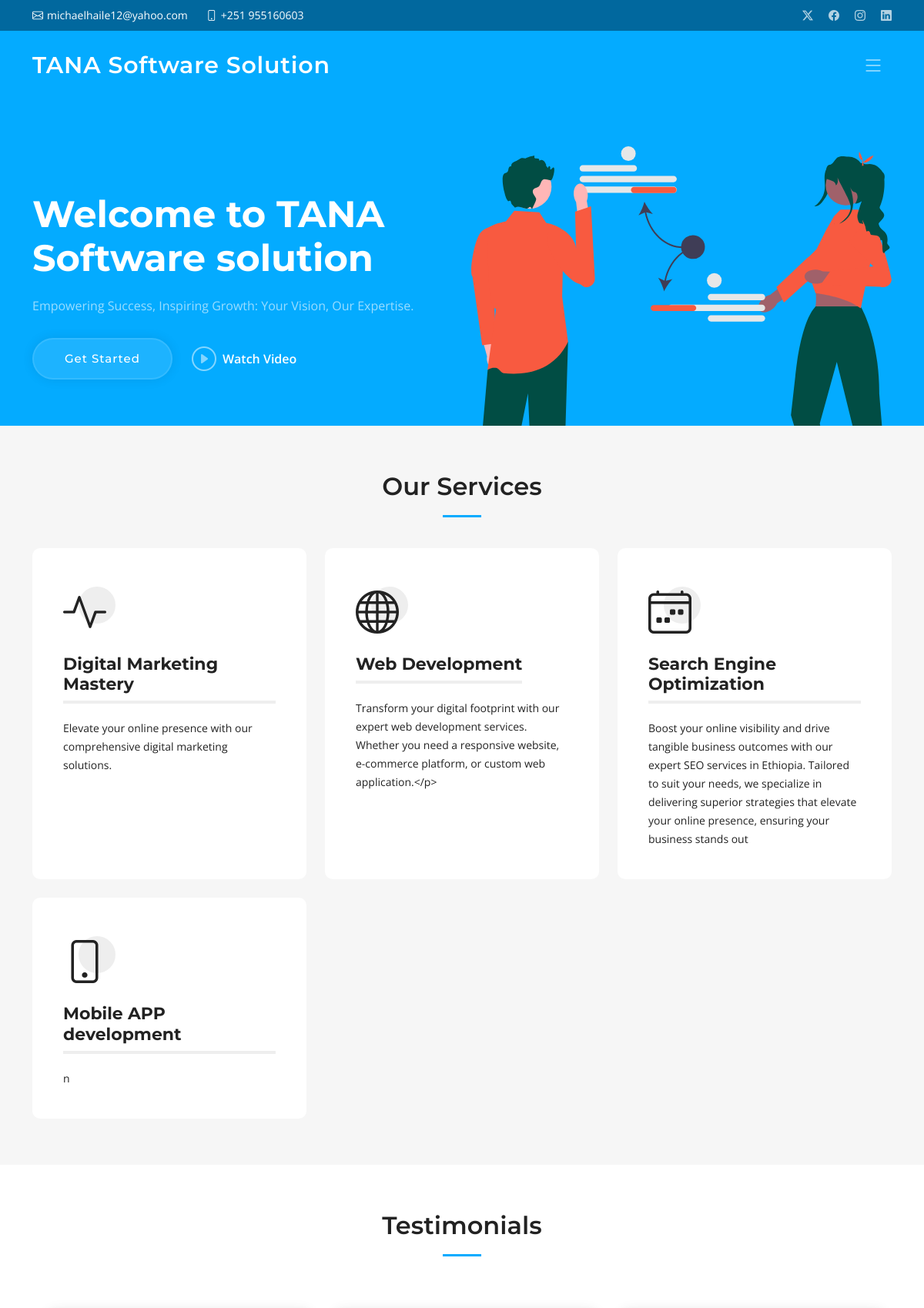
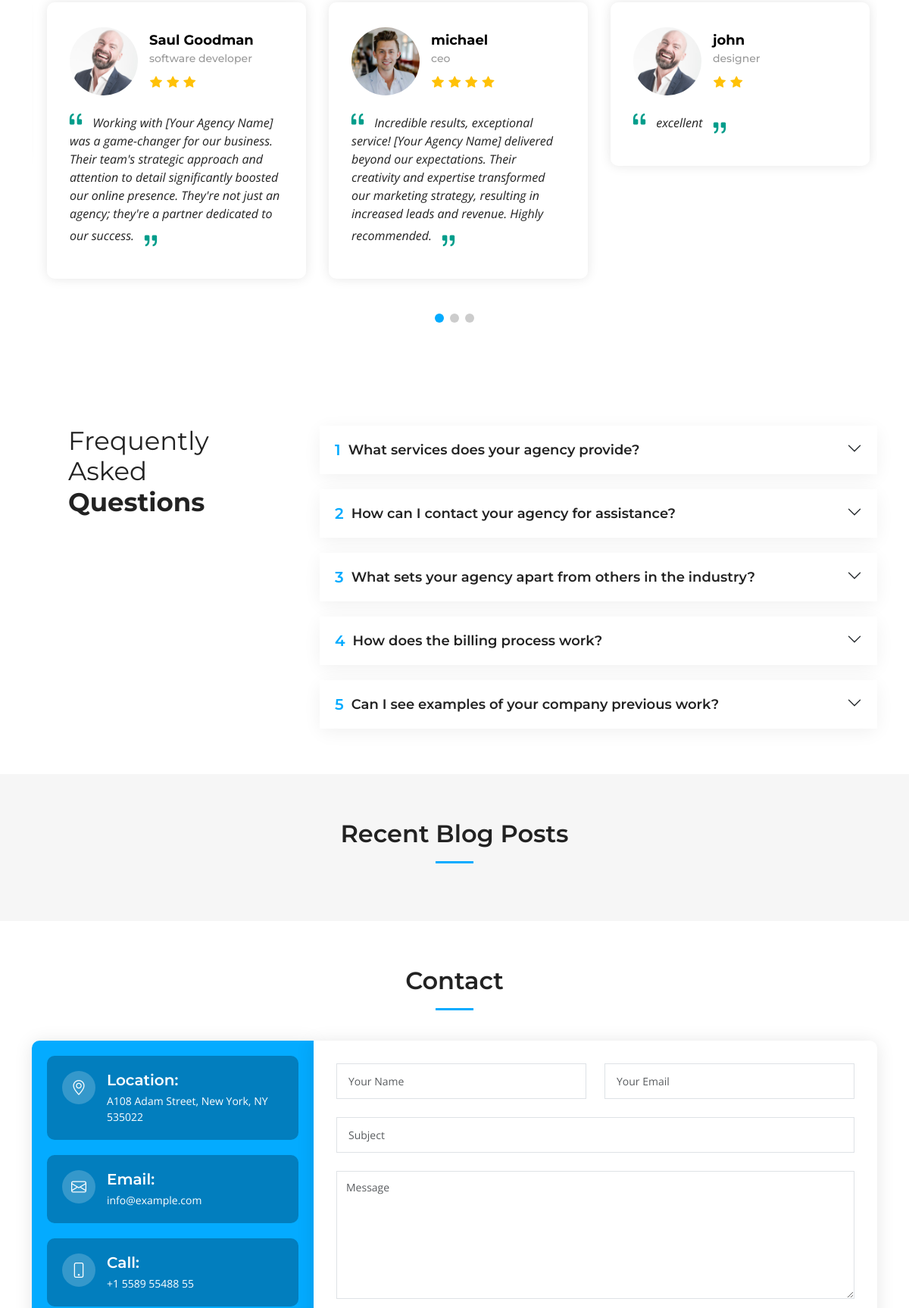
The page / (upper part) on the database its author committed (2 pictures, top to bottom).
### tana_software_solution/models.py (models this page shows, shortened)
class Service(models.Model):
    icon =models.CharField(max_length=200,blank=True,null=True)
    title = models.CharField(max_length=200,unique=True)
    description =models.TextField()

class Testimonial(models.Model):
 user_image = models.CharField(max_length=200)
 stars_count =[
       (1,'one'),
        (2,'two'),
        (3,'three'),
        (4,'four'),
         (5,'five'),
    ]
 rating_count = models.IntegerField(choices=stars_count)
 username = models.TextField()
 user_job_title= models.CharField(max_length=200)
 review = models.TextField()

class FrequentlyAskedQuestion(models.Model):
  question = models.CharField(max_length=255)
  answer = RichTextField() #models.TextField()

### tana_software_solution/views.py (the view)
# urls.py: path('',index, name="home"),
def index(request):
  general_info = GeneralInfo.objects.first()
  services = Service.objects.all()
  faqs = FrequentlyAskedQuestion.objects.all()
  testimonials =Testimonial.objects.all()
  recent_blogs =Blog.objects.all().order_by("-created_at")[:3]
  default_value =""
  context = {
    "company_name" :getattr(general_info, "company_name",default_value),
    "location" :getattr(general_info,"location",default_value),
    "email" :getattr(general_info,"email",default_value),
    "phone" :getattr(general_info,"phone",default_value),
    "open_hours" :getattr(general_info,"open_hour",default_value),
    "video_url" :getattr(general_info,"video_url",default_value),
    "twitter_url":getattr(general_info,"twitter_url",default_value),
    "facebook_url":getattr(general_info,"facebook_url",default_value),
    "instagram_url":getattr(general_info,"instagram_url",default_value),
    "linkedin_url":getattr(general_info,"linkedin_url",default_value),
    "services":services,
    "faqs":faqs,
    "testimonials":testimonials,
    "recent_blogs":recent_blogs,
  }
  return render(request, "index.html", context)

### tana_software_solution/templates/index.html (shortened to what this page needs)
{% extends 'assets/main.html'%}
{% load static %}
{% block maincontent %}
<section id="services" class="services sections-bg">
  <div class="container" data-aos="fade-up">
    <div class="section-header">
      <h2>Our Services</h2>
    </div>
    <div class="row gy-4" data-aos="fade-up" data-aos-delay="100">
{% for service in services %}
      <div class="col-lg-4 col-md-6">
        <div class="service-item  position-relative">
          <div class="icon">
            <i class="{{service.icon}}"></i>
          </div>
          <h3>{{service.title}}</h3>
          <p>{{service.description}}</p>
        </div>
      </div>
{% endfor %}
    </div>
  </div>
</section>
<section id="testimonials" class="testimonials">
  <div class="container" data-aos="fade-up">
    <div class="section-header">
      <h2>Testimonials</h2>
    </div>
    <div class="slides-3 swiper" data-aos="fade-up" data-aos-delay="100">
      <div class="swiper-wrapper">
    {% for testimonial in testimonials %}
        <div class="swiper-slide">
          <div class="testimonial-wrap">
            <div class="testimonial-item">
              <div class="d-flex align-items-center">
                {% if "http" in testimonial.user_image%}
                <img src="{{testimonial.user_image }}" class="testimonial-img flex-shrink-0" alt="">
                 {% else %}
                <img src="{% static  testimonial.user_image %}" class="testimonial-img flex-shrink-0" alt="">
                {% endif %}
                <div>
                  <h3>{{testimonial.username}}</h3>
                  <h4>{{testimonial.user_job_title}}</h4>
                  <div class="stars">
                    {% for i in 'x'|ljust:testimonial.rating_count %}
                    <i class="bi bi-star-fill"></i>
                    {% endfor %}
                     </div>
                </div>
              </div>
              <p>
                <i class="bi bi-quote quote-icon-left"></i>
                {{testimonial.review}}
                <i class="bi bi-quote quote-icon-right"></i>
              </p>
            </div>
          </div>
        </div>
      {% endfor %}
      </div>
      <div class="swiper-pagination"></div>
    </div>
  </div>
</section>
<section id="faq" class="faq">
  <div class="container" data-aos="fade-up">
    <div class="row gy-4">
      <div class="col-lg-4">
        <div class="content px-xl-5">
          <h3>Frequently Asked <strong>Questions</strong></h3>
        </div>
      </div>
      <div class="col-lg-8">
        <div class="accordion accordion-flush" id="faqlist" data-aos="fade-up" data-aos-delay="100">
                {% for faq in faqs %}
          <div class="accordion-item">
            <h3 class="accordion-header">
              <button class="accordion-button collapsed" type="button" data-bs-toggle="collapse" data-bs-target="#faq-content-{{forloop.counter}}">
                <span class="num">{{forloop.counter}}</span>
               {{faq.question}}
              </button>
            </h3>
          </div>
       {% endfor %}
        </div>
      </div>
    </div>
  </div>
</section>
<section id="recent-posts" class="recent-posts sections-bg">
  <div class="container" data-aos="fade-up">
    <div class="section-header">
      <h2>Recent Blog Posts</h2>
    </div>
  </div>
</section>
<section id="contact" class="contact">
  <div class="container" data-aos="fade-up">
    <div class="section-header">
      <h2>Contact</h2>
    </div>
    <div class="row gx-lg-0 gy-4">
      <div class="col-lg-4">
        <div class="info-container d-flex flex-column align-items-center justify-content-center">
          <div class="info-item d-flex">
            <i class="bi bi-geo-alt flex-shrink-0"></i>
            <div>
              <h4>Location:</h4>
              <p>A108 Adam Street, New York, NY 535022</p>
            </div>
          </div>
          <div class="info-item d-flex">
            <i class="bi bi-envelope flex-shrink-0"></i>
            <div>
              <h4>Email:</h4>
              <p>info@example.com</p>
            </div>
          </div>
          <div class="info-item d-flex">
            <i class="bi bi-phone flex-shrink-0"></i>
            <div>
              <h4>Call:</h4>
              <p>+1 5589 55488 55</p>
            </div>
          </div>
        </div>
      </div>
      <div class="col-lg-8">
        <form action="{% url "contact_form" %}" method="post" role="form" class="php-email-form">
          <div class="row">
            <div class="col-md-6 form-group">
              <input type="text" name="name" class="form-control" id="name" placeholder="Your Name" required>
            </div>
            <div class="col-md-6 form-group mt-3 mt-md-0">
              <input type="email" class="form-control" name="email" id="email" placeholder="Your Email" required>
            </div>
          </div>
          <div class="form-group mt-3">
            <input type="text" class="form-control" name="subject" id="subject" placeholder="Subject" required>
          </div>
          <div class="form-group mt-3">
            <textarea class="form-control" name="message" rows="7" placeholder="Message" required></textarea>
          </div>
        </form>
      </div>
    </div>
  </div>
</section>
{% endblock maincontent %}

### tana_software_solution/templates/assets/main.html (shortened to what this page needs)
{% load static %}
<!DOCTYPE html>
<html lang="en">
<head>
  <link href="{% static 'assets/vendor/bootstrap/css/bootstrap.min.css' %}" rel="stylesheet">
  <link href="{% static 'assets/vendor/bootstrap-icons/bootstrap-icons.css' %}" rel="stylesheet">
  <link href="{% static 'assets/vendor/aos/aos.css' %}" rel="stylesheet">
  <link href="{% static 'assets/vendor/glightbox/css/glightbox.min.css' %}" rel="stylesheet">
  <link href="{% static 'assets/vendor/swiper/swiper-bundle.min.css' %}" rel="stylesheet">
  <link href="{% static 'assets/css/main.css' %}" rel="stylesheet">
</head>
<body>
    {% if 'blog'  not in request.path %}
   {% include 'assets/header.html'%}
   {% include 'assets/hero.html' %}
{% endif %}
  <main id="main">
{% block maincontent %}
{% endblock maincontent %}
  </main>
</body>
</html>

### tana_software_solution/templates/assets/header.html (shortened to what this page needs)
{% load static %}
  <section id="topbar" class="topbar d-flex align-items-center">
    <div class="container d-flex justify-content-center justify-content-md-between">
      <div class="contact-info d-flex align-items-center">
        <i class="bi bi-envelope d-flex align-items-center"><a href="mailto:contact@example.com">michaelhaile12@yahoo.com</a></i>
        <i class="bi bi-phone d-flex align-items-center ms-4"><span>+251 955160603</span></i>
      </div>
      <div class="social-links d-none d-md-flex align-items-center">
        <a href="#" class="twitter"><i class="bi bi-twitter-x"></i></a>
        <a href="#" class="facebook"><i class="bi bi-facebook"></i></a>
        <a href="#" class="instagram"><i class="bi bi-instagram"></i></a>
        <a href="#" class="linkedin"><i class="bi bi-linkedin"></i></i></a>
      </div>
    </div>
  </section>
  <header id="header" class="header d-flex align-items-center">
    <div class="container-fluid container-xl d-flex align-items-center justify-content-between">
      <a href="index.html" class="logo d-flex align-items-center">
        <h1>TANA Software Solution</h1>
      </a>
      <i class="mobile-nav-toggle mobile-nav-show bi bi-list"></i>
    </div>
  </header>

### tana_software_solution/templates/assets/hero.html (shortened to what this page needs)
{% load static %}
<section id="hero" class="hero">
    <div class="container position-relative">
      <div class="row gy-5" data-aos="fade-in">
        <div class="col-lg-6 order-2 order-lg-1 d-flex flex-column justify-content-center text-center text-lg-start">
          <h2>Welcome to <span>TANA Software solution</span></h2>
          <p>Empowering Success, Inspiring Growth: Your Vision, Our Expertise.</p>
          <div class="d-flex justify-content-center justify-content-lg-start">
            <a href="services.html" class="btn-get-started">Get Started</a>
            <a href=" " class="glightbox btn-watch-video d-flex align-items-center"><i class="bi bi-play-circle"></i><span>Watch Video</span></a>
          </div>
        </div>
        <div class="col-lg-6 order-1 order-lg-2">
          <img src="{% static 'assets/img/hero-img.svg' %}" class="img-fluid" alt="" data-aos="zoom-out" data-aos-delay="100">
        </div>
      </div>
    </div>
  </section>

### tana_software_solution/templates/assets/footer.html (shortened to what this page needs)
{% load static %}

### rows shown on the page
Service: title "Digital Marketing Mastery", description "Elevate your online presence with our comprehensive digital marketing solutions."
Service: title "Web Development", description "Transform your digital footprint with our expert web development services. Whether you need a responsive website, e-commerce platform, or custom web application.</p>"
Service: title "Search Engine Optimization", description "Boost your online visibility and drive tangible business outcomes with our expert SEO services in Ethiopia. Tailored to suit your needs, we specialize in delivering superior strategies that elevate your online presence, ensuring your business stands out"
Service: title "Mobile APP development", description "n"
Testimonial: user_image (picture), username "Saul Goodman", user_job_title "software developer", rating_count 3 (drawn), review "Working with [Your Agency Name] was a game-changer for our business. Their team's strategic approach and attention to detail significantly boosted our online presence. They're not just an agency; they're a partner dedicated to our success."
Testimonial: user_image (picture), username "michael", user_job_title "ceo", rating_count 4 (drawn), review "Incredible results, exceptional service! [Your Agency Name] delivered beyond our expectations. Their creativity and expertise transformed our marketing strategy, resulting in increased leads and revenue. Highly recommended."
Testimonial: user_image (picture), username "john", user_job_title "designer", rating_count 2 (drawn), review "excellent"
FrequentlyAskedQuestion: question "What services does your agency provide?"
FrequentlyAskedQuestion: question "How can I contact your agency for assistance?"
FrequentlyAskedQuestion: question "What sets your agency apart from others in the industry?"
FrequentlyAskedQuestion: question "How does the billing process work?"
FrequentlyAskedQuestion: question "Can I see examples of your company previous work?"
